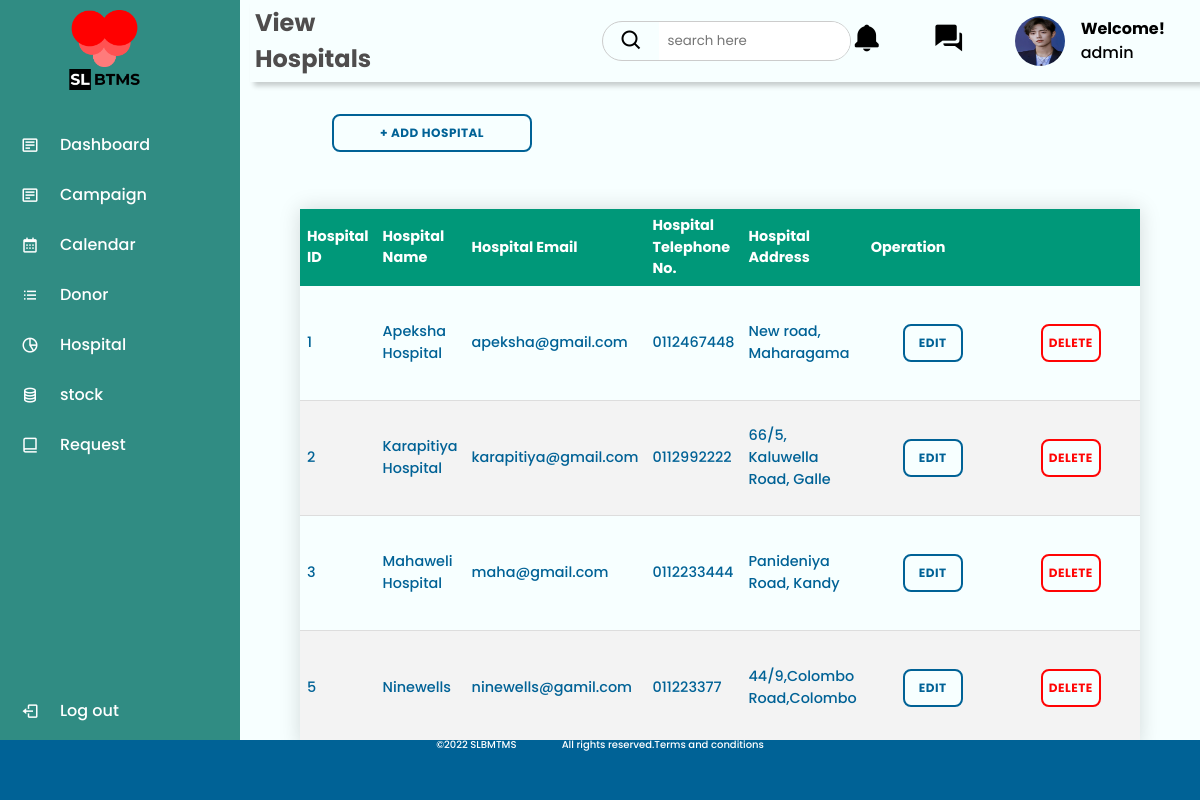
The app's page /src/php/admin_viewhospital.php (signed in), older data.
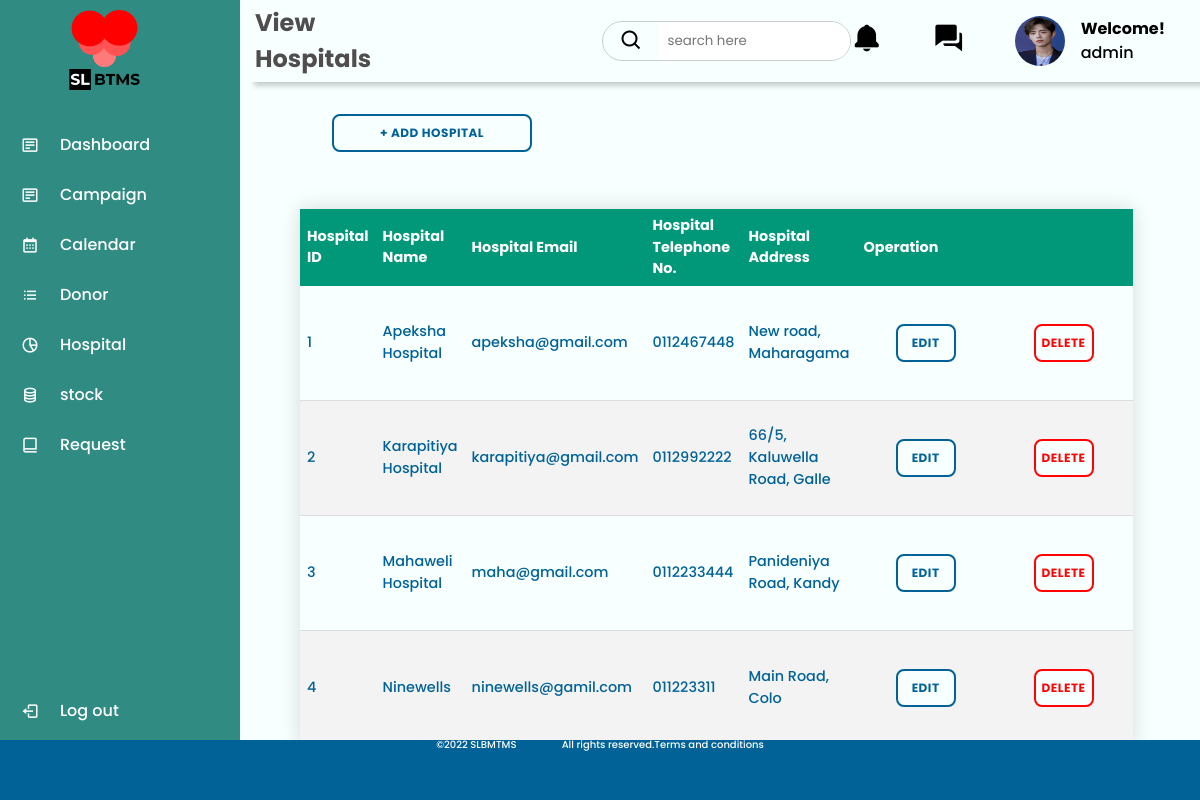
The same page, newer data.
### tables this page shows
CREATE TABLE `hospital` (
  `hospital_id` int(11) NOT NULL,
  `hospital_name` varchar(255) NOT NULL,
  `email` varchar(255) NOT NULL,
  `telephone_no` varchar(10) NOT NULL,
  `address` varchar(255) NOT NULL,
  `date_availability` varchar(255) NOT NULL,
  `user_name` varchar(255) NOT NULL,
  `password` varchar(255) NOT NULL
);

### src/php/admin_viewhospital.php (the view, shortened to what this page needs)
<?php
require_once('../../config/connection.php');
?>
<!DOCTYPE html>
<html lang="en">
<head>
    <link rel="stylesheet" type="text/css" href="../../public/css/admin_viewhospital.css">
</head>
<body>
    <div class="main-content">
        <header>
            <h2>
               View Hospitals
            </h2>
            <div class="search-wrapper">
                <span class='bx bx-search'></span>
                <input type="search" placeholder="search here">
            </div>
            <div class="box-icon">
                <div class="item">
                    <i class='bx bxs-bell'></i>
                </div>
                <div class="item">
                    <i class='bx bxs-conversation'></i>
                </div>
            </div>
            <div class="user-wrapper">
                <img src="../../public/images/Xiao_Zhan.jpeg" alt="profile_pictire" width="50px" height="50px" >
                <div> <h4>Welcome! </h4><?php echo $_SESSION['user_name'];?></div>
            </div>
        </header>
    </div>
<div class="right">
    <a href="admin_addhospital.php" class="create-btn"> + Add Hospital
       </a>
  <table class=" table">
        <thead>
        <tr>
        <th class="table-head">
      Hospital ID
      </th>
      <th class="table-head">
      Hospital Name
      </th><th class="table-head">
      Hospital Email
      </th><th class="table-head">
      Hospital Telephone No.
      </th><th class="table-head">
      Hospital Address
      </th>
      <th colspan="2" class="table-head">
      Operation
      </th>
        </tr>
        </thead>
       <tbody>
        <?php
        $sql="select * from `hospital`";
        $result=mysqli_query($connection,$sql);
        if($result){
            while($row=mysqli_fetch_assoc($result)){
                $id=$row['hospital_id'];
                $name=$row['hospital_name'];
                $email=$row['email'];
                $tele=$row['telephone_no'];
                $address=$row['address'];
             echo '<tr>
        <td>'.$id. '</td>
        <td>'.$name. '</td>
        <td>'.$email. '</td>
        <td>'.$tele. '</td>
        <td>'.$address. '</td>
        <td><a href="admin_addhospital.php?" class="update-btn"> edit
        </a></td>
        <td><a href="admin_deletehospital.php? deleteid='.$id.'" class="delete-btn" > delete
       </a></td>
    </tr>';
            }
        }
        ?>
       </tbody>
       </table>
    </div>
</body>
</html>

### public/css/Admin_dashboard.css (style rules this page uses)
* { margin: 0; padding: 0; box-sizing: border-box; font-family: 'Poppins', sans-serif; }
@media screen and (min-width:900px) { body { min-height: 100vh; width: 100%; background: #F7FFFF; } }
.logo { flex: 20%; position: absolute; top: 10px; left: 60px; width: 80px; height: 80px; }
.sidebar { position: fixed; height: 100%; width: 240px; background: #308C83; }
.sidebar .logo-details { height: 80px; width: 100%; display: flex; align-items: center; }
.sidebar .nav-link { margin-top: 40px; }
.sidebar .nav-link li { height: 50px; width: 100%; list-style: none; font-size: 16px; }
.sidebar .nav-link li a { height: 100%; width:100%; display: flex; align-items: center; text-decoration: none; transition: all 0.4s ease; color: #ffffff; }
.sidebar .nav-link li:last-child { position: absolute; bottom: 4rem; width: 100%; }
.sidebar .nav-link li a i { min-width: 60px; text-align: center; font-size: 18px; }
.main-content { margin-left: 250px; }
header { display: flex; justify-content: space-between; align-items: center; padding: 5px; box-shadow: 4px 4px 5px rgba(0,0,0,0.2); }
header h2 { padding-right: 20%; color: #4f4d4d; }
.search-wrapper { border: 1px solid #ccc; border-radius: 30px; width: fit-content; height: 40px; width: 30%; display: flex; align-items: center; overflow-x: hidden; }
.search-wrapper span { display: inline-block; padding: 0rem 1rem; font-size:1.5rem ; }
.search-wrapper input { height: 100%; padding: 0.5rem; border: none; outline: none; }
.user-wrapper { display: flex; align-items: center; margin-right: 30px; }
.user-wrapper img { border-radius: 50%; margin-right: 1rem; }
.box-icon { display: flex; font-size: 2rem; justify-content:space-between; }
.box-icon .item { padding-right: 50px; }

### public/css/admin_footer.css (style rules this page uses)
body { margin: 0; font-family: 'Poppins' sans-serif; background-color: #F7FFFF; }
.bottom { position:fixed; bottom: 0; display:table-cell; vertical-align:middle; background-color:#006296; color: #FFFFFF; font-size: 10px; overflow: hidden; width: 100%; height: 60px; text-align:center; line-height: 1em; }
@media screen and (min-width:900px) { .left, .right { display: flex; width: 50%; height: auto; } }

Row changes from the older to the newer data that the page shows:
removed hospital: hospital_id "5", hospital_name "Ninewells", email "ninewells@gamil.com", telephone_no "011223377", address "44/9,Colombo Road,Colombo"
added hospital: hospital_id "4", hospital_name "Ninewells", email "ninewells@gamil.com", telephone_no "011223311", address "Main Road, Colo"
